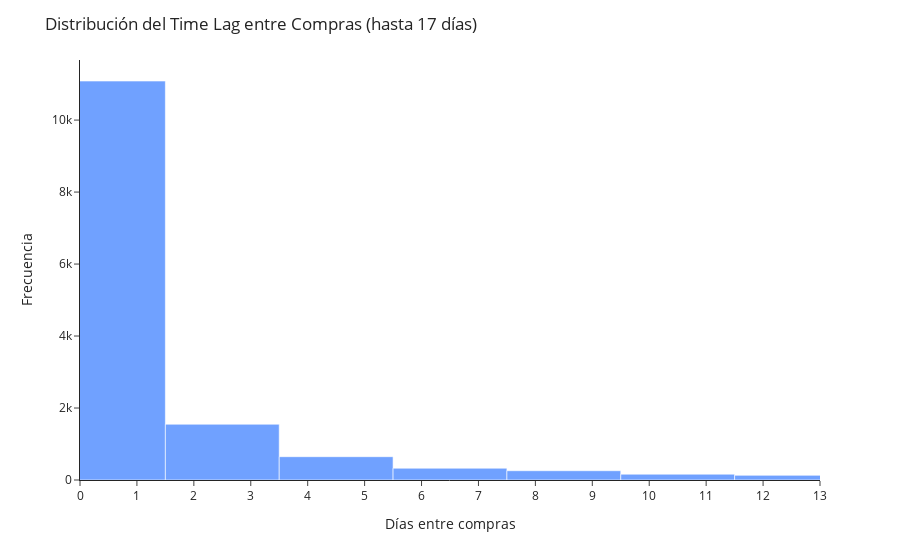

Here is the notebook cell this chart was saved with:
### Code cell
# ======================================================
# 6. Visualización Interactiva de la Distribución del Time Lag
# ======================================================
# En este gráfico represento la cantidad de días que pasan entre compras 
# consecutivas de un mismo usuario. Al usar Plotly, obtengo una versión 
# interactiva del histograma, lo que facilita explorar los datos dinámicamente.

import plotly.express as px

# ------------------------------------------------------
# 1. Defino el rango de días a visualizar
# ------------------------------------------------------
# Para que el gráfico sea más claro, limito la vista a los primeros 17 días.
# Esto se hace porque más allá de ese punto la cantidad de casos es muy baja 
# y no aporta mucho a la visualización.
max_day_plotly = 17  # Limite superior del histograma
nbins = max_day_plotly + 1  # Se usa +1 para incluir el último día

# ------------------------------------------------------
# 2. Creo el histograma en Plotly
# ------------------------------------------------------
# Se genera un histograma donde:
# - El eje X representa los días transcurridos entre compras consecutivas.
# - El eje Y representa la cantidad de veces que ocurre cada intervalo.
fig_time_lag = px.histogram(
    df_timelag, 
    x='days_between_orders',
    nbins=nbins,  # Defino la cantidad de bins basada en el rango elegido
    color_discrete_sequence=['#70a1ff']  # Se establece un color específico para coherencia visual
)

# ------------------------------------------------------
# 3. Personalizo la apariencia del gráfico
# ------------------------------------------------------
# Se agregan títulos a los ejes y un template de diseño simple
fig_time_lag.update_layout(
    title="Distribución del Time Lag entre Compras (hasta 17 días)",
    xaxis_title="Días entre compras",
    yaxis_title="Frecuencia",
    template="simple_white"  # Estilo con fondo blanco y líneas limpias
)

# ------------------------------------------------------
# 4. Ajusto la escala del eje X
# ------------------------------------------------------
# Para que cada barra del histograma represente un único día, configuro:
# - `dtick=1`: Para mostrar un tick cada día
# - `range=[0, 17]`: Para que el gráfico solo muestre hasta el día 17
fig_time_lag.update_xaxes(
    range=[0, 13],  # Limita el rango visual a 0-17 días
    dtick=1  # Muestra una etiqueta en cada día
)

# ------------------------------------------------------
# 5. Muestro el gráfico
# ------------------------------------------------------
fig_time_lag.show()

### Figure 1 — Plotly figure (JSON) as saved in the notebook; plotly's stock layout.template omitted (floating-point values rounded to 4 significant figures; data arrays with more than 128 entries replaced by an {"elided": "..."} marker saying what was removed)
{"data": [{"bingroup": "x", "hovertemplate": "days_between_orders=%{x}<br>count=%{y}<extra></extra>", "legendgroup": "", "marker": {"color": "#70a1ff", "pattern": {"shape": ""}}, "name": "", "nbinsx": 18, "orientation": "v", "showlegend": false, "type": "histogram", "x": {"elided": "14386 float values"}, "xaxis": "x", "yaxis": "y"}], "layout": {"barmode": "relative", "legend": {"tracegroupgap": 0}, "margin": {"t": 60}, "title": {"text": "Distribución del Time Lag entre Compras (hasta 17 días)"}, "xaxis": {"anchor": "y", "domain": [0, 1], "dtick": 1, "range": [0, 13], "title": {"text": "Días entre compras"}}, "yaxis": {"anchor": "x", "domain": [0, 1], "title": {"text": "Frecuencia"}}}}
